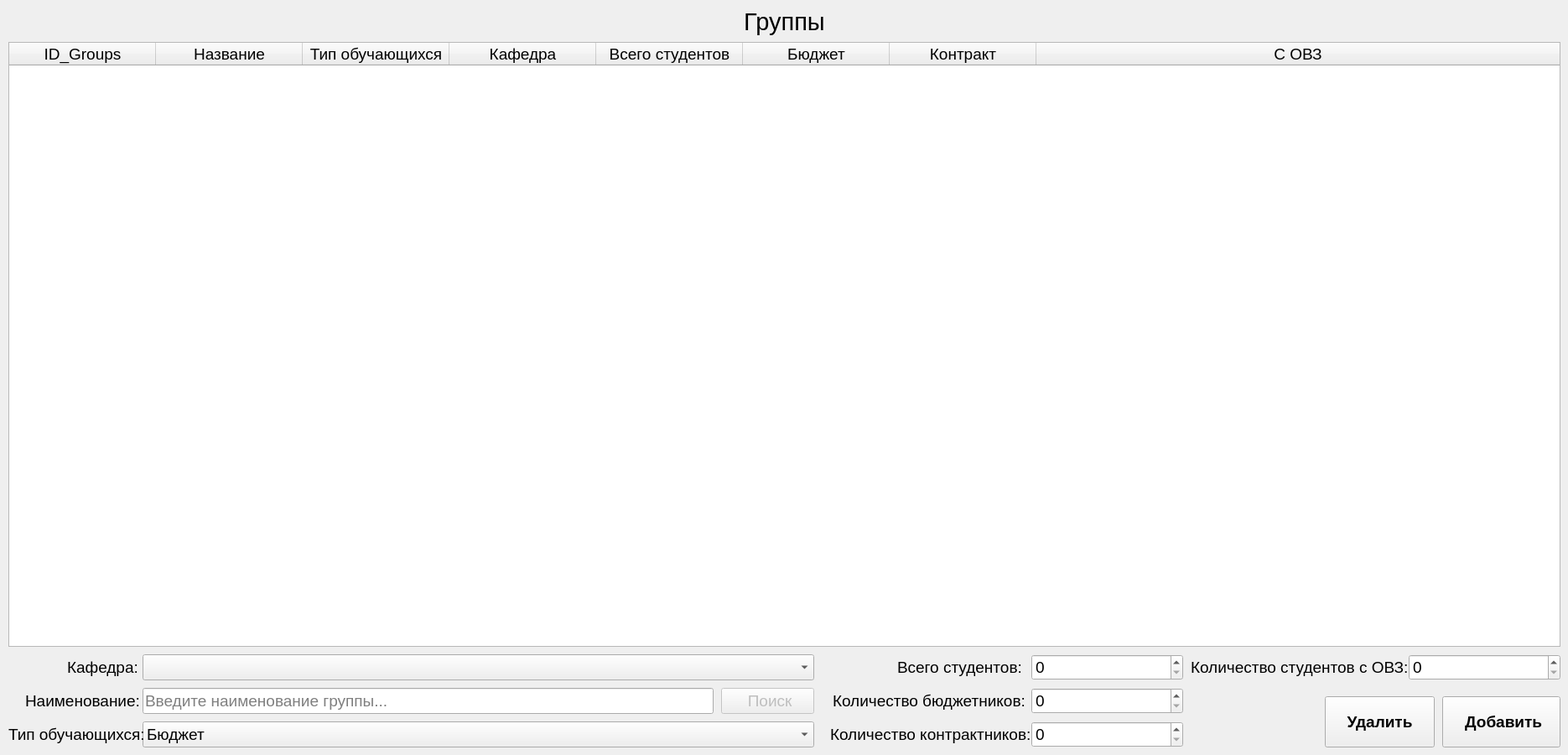
    <widget class="QWidget" name="page_7">
     <widget class="QPushButton" name="Groups_search">
      <property name="enabled">
       <bool>false</bool>
      </property>
      <property name="geometry">
       <rect>
        <x>860</x>
        <y>820</y>
        <width>111</width>
        <height>31</height>
       </rect>
      </property>
      <property name="font">
       <font>
        <family>Arial</family>
        <pointsize>14</pointsize>
       </font>
      </property>
      <property name="text">
       <string> Поиск</string>
      </property>
      <property name="icon">
       <iconset>
        <normaloff>../Diplom/icons/magnifier_icon-icons.com_67993.png</normaloff>../Diplom/icons/magnifier_icon-icons.com_67993.png</iconset>
      </property>
     </widget>
     <widget class="QPushButton" name="Groups_add">
      <property name="geometry">
       <rect>
        <x>1720</x>
        <y>830</y>
        <width>141</width>
        <height>61</height>
       </rect>
      </property>
      <property name="font">
       <font>
        <family>Arial</family>
        <pointsize>14</pointsize>
        <weight>75</weight>
        <bold>true</bold>
       </font>
      </property>
      <property name="text">
       <string> Добавить</string>
      </property>
      <property name="icon">
       <iconset resource="resours.qrc">
        <normaloff>:/New/icons/plus (2).png</normaloff>:/New/icons/plus (2).png</iconset>
      </property>
      <property name="iconSize">
       <size>
        <width>20</width>
        <height>20</height>
       </size>
      </property>
     </widget>
     <widget class="QSpinBox" name="Groups_spinBox_student">
      <property name="geometry">
       <rect>
        <x>1230</x>
        <y>780</y>
        <width>181</width>
        <height>31</height>
       </rect>
      </property>
      <property name="font">
       <font>
        <family>Arial</family>
        <pointsize>14</pointsize>
       </font>
      </property>
     </widget>
     <widget class="QPushButton" name="Groups_delete">
      <property name="geometry">
       <rect>
        <x>1580</x>
        <y>830</y>
        <width>131</width>
        <height>61</height>
       </rect>
      </property>
      <property name="font">
       <font>
        <family>Arial</family>
        <pointsize>14</pointsize>
        <weight>75</weight>
        <bold>true</bold>
       </font>
      </property>
      <property name="text">
       <string>Удалить</string>
      </property>
      <property name="icon">
       <iconset resource="resours.qrc">
        <normaloff>:/New/icons/delete (1).png</normaloff>:/New/icons/delete (1).png</iconset>
      </property>
      <property name="iconSize">
       <size>
        <width>20</width>
        <height>20</height>
       </size>
      </property>
     </widget>
     <widget class="QComboBox" name="Department_comboBox__in_groups">
      <property name="geometry">
       <rect>
        <x>170</x>
        <y>780</y>
        <width>801</width>
        <height>31</height>
       </rect>
      </property>
      <property name="font">
       <font>
        <family>Arial</family>
        <pointsize>14</pointsize>
       </font>
      </property>
     </widget>
     <widget class="QComboBox" name="Groups_comboBox">
      <property name="geometry">
       <rect>
        <x>170</x>
        <y>860</y>
        <width>801</width>
        <height>31</height>
       </rect>
      </property>
      <property name="font">
       <font>
        <family>Arial</family>
        <pointsize>14</pointsize>
       </font>
      </property>
      <item>
       <property name="text">
        <string>Бюджет</string>
       </property>
      </item>
      <item>
       <property name="text">
        <string>Контракт</string>
       </property>
      </item>
      <item>
       <property name="text">
        <string>Целевое обучение</string>
       </property>
      </item>
      <item>
       <property name="text">
        <string>Смешанное</string>
       </property>
      </item>
     </widget>
     <widget class="QSpinBox" name="Groups_spinBox_student_inv">
      <property name="geometry">
       <rect>
        <x>1680</x>
        <y>780</y>
        <width>181</width>
        <height>31</height>
       </rect>
      </property>
      <property name="font">
       <font>
        <family>Arial</family>
        <pointsize>14</pointsize>
       </font>
      </property>
     </widget>
     <widget class="QLabel" name="label_5">
      <property name="geometry">
       <rect>
        <x>1420</x>
        <y>780</y>
        <width>261</width>
        <height>31</height>
       </rect>
      </property>
      <property name="font">
       <font>
        <family>Arial</family>
        <pointsize>14</pointsize>
       </font>
      </property>
      <property name="text">
       <string>Количество студентов с ОВЗ:</string>
      </property>
     </widget>
     <widget class="QLabel" name="label_4">
      <property name="geometry">
       <rect>
        <x>1070</x>
        <y>780</y>
        <width>151</width>
        <height>31</height>
       </rect>
      </property>
      <property name="font">
       <font>
        <family>Arial</family>
        <pointsize>14</pointsize>
       </font>
      </property>
      <property name="text">
       <string>Всего студентов:</string>
      </property>
     </widget>
     <widget class="QTableWidget" name="Groups_Table">
      <property name="geometry">
       <rect>
        <x>10</x>
        <y>50</y>
        <width>1851</width>
        <height>721</height>
       </rect>
      </property>
      <property name="font">
       <font>
        <family>Arial</family>
        <pointsize>14</pointsize>
       </font>
      </property>
      <property name="styleSheet">
       <string notr="true"/>
      </property>
      <property name="editTriggers">
       <set>QAbstractItemView::NoEditTriggers</set>
      </property>
      <property name="selectionMode">
       <enum>QAbstractItemView::SingleSelection</enum>
      </property>
      <property name="selectionBehavior">
       <enum>QAbstractItemView::SelectRows</enum>
      </property>
      <property name="sortingEnabled">
       <bool>true</bool>
      </property>
      <attribute name="horizontalHeaderCascadingSectionResizes">
       <bool>true</bool>
      </attribute>
      <attribute name="horizontalHeaderDefaultSectionSize">
       <number>175</number>
      </attribute>
      <attribute name="horizontalHeaderShowSortIndicator" stdset="0">
       <bool>true</bool>
      </attribute>
      <attribute name="horizontalHeaderStretchLastSection">
       <bool>true</bool>
      </attribute>
      <column>
       <property name="text">
        <string>ID_Groups</string>
       </property>
      </column>
      <column>
       <property name="text">
        <string>Название</string>
       </property>
      </column>
      <column>
       <property name="text">
        <string>Тип обучающихся</string>
       </property>
      </column>
      <column>
       <property name="text">
        <string>Кафедра</string>
       </property>
      </column>
      <column>
       <property name="text">
        <string>Всего студентов</string>
       </property>
      </column>
      <column>
       <property name="text">
        <string>Бюджет</string>
       </property>
      </column>
      <column>
       <property name="text">
        <string>Контракт</string>
       </property>
      </column>
      <column>
       <property name="text">
        <string>С ОВЗ</string>
       </property>
      </column>
     </widget>
     <widget class="QLabel" name="label_62">
      <property name="geometry">
       <rect>
        <x>10</x>
        <y>860</y>
        <width>161</width>
        <height>31</height>
       </rect>
      </property>
      <property name="font">
       <font>
        <family>Arial</family>
        <pointsize>14</pointsize>
       </font>
      </property>
      <property name="text">
       <string>Тип обучающихся:</string>
      </property>
     </widget>
     <widget class="QLabel" name="label_15">
      <property name="geometry">
       <rect>
        <x>80</x>
        <y>780</y>
        <width>91</width>
        <height>31</height>
       </rect>
      </property>
      <property name="font">
       <font>
        <family>Arial</family>
        <pointsize>14</pointsize>
       </font>
      </property>
      <property name="text">
       <string>Кафедра:</string>
      </property>
     </widget>
     <widget class="QLineEdit" name="Groups_search_line">
      <property name="geometry">
       <rect>
        <x>170</x>
        <y>820</y>
        <width>681</width>
        <height>31</height>
       </rect>
      </property>
      <property name="font">
       <font>
        <family>Arial</family>
        <pointsize>14</pointsize>
       </font>
      </property>
      <property name="placeholderText">
       <string>Введите наименование группы...</string>
      </property>
     </widget>
     <widget class="QLabel" name="label_54">
      <property name="geometry">
       <rect>
        <x>30</x>
        <y>0</y>
        <width>1811</width>
        <height>51</height>
       </rect>
      </property>
      <property name="font">
       <font>
        <family>Arial</family>
        <pointsize>22</pointsize>
       </font>
      </property>
      <property name="frameShape">
       <enum>QFrame::NoFrame</enum>
      </property>
      <property name="text">
       <string>Группы</string>
      </property>
      <property name="alignment">
       <set>Qt::AlignCenter</set>
      </property>
     </widget>
     <widget class="QLabel" name="label_16">
      <property name="geometry">
       <rect>
        <x>30</x>
        <y>820</y>
        <width>141</width>
        <height>31</height>
       </rect>
      </property>
      <property name="font">
       <font>
        <family>Arial</family>
        <pointsize>14</pointsize>
       </font>
      </property>
      <property name="text">
       <string>Наименование:</string>
      </property>
     </widget>
     <widget class="QSpinBox" name="Groups_spinBox_student_2">
      <property name="geometry">
       <rect>
        <x>1230</x>
        <y>820</y>
        <width>181</width>
        <height>31</height>
       </rect>
      </property>
      <property name="font">
       <font>
        <family>Arial</family>
        <pointsize>14</pointsize>
       </font>
      </property>
     </widget>
     <widget class="QLabel" name="label_89">
      <property name="geometry">
       <rect>
        <x>993</x>
        <y>820</y>
        <width>231</width>
        <height>31</height>
       </rect>
      </property>
      <property name="font">
       <font>
        <family>Arial</family>
        <pointsize>14</pointsize>
       </font>
      </property>
      <property name="text">
       <string>Количество бюджетников:</string>
      </property>
     </widget>
     <widget class="QSpinBox" name="Groups_spinBox_student_3">
      <property name="geometry">
       <rect>
        <x>1230</x>
        <y>860</y>
        <width>181</width>
        <height>31</height>
       </rect>
      </property>
      <property name="font">
       <font>
        <family>Arial</family>
        <pointsize>14</pointsize>
       </font>
      </property>
     </widget>
     <widget class="QLabel" name="label_90">
      <property name="geometry">
       <rect>
        <x>990</x>
        <y>860</y>
        <width>241</width>
        <height>31</height>
       </rect>
      </property>
      <property name="font">
       <font>
        <family>Arial</family>
        <pointsize>14</pointsize>
       </font>
      </property>
      <property name="text">
       <string>Количество контрактников:</string>
      </property>
     </widget>
    </widget>
